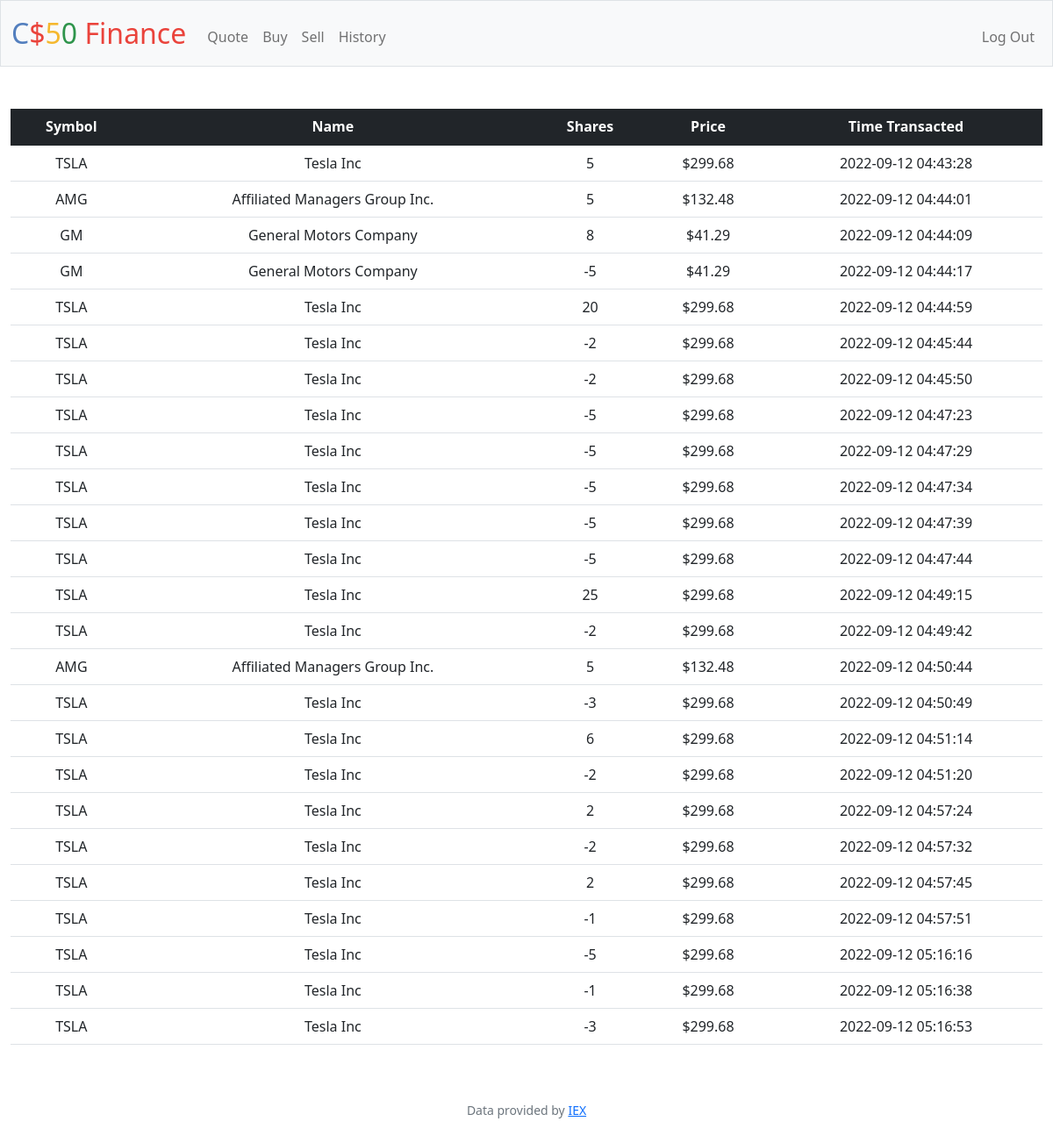
Screenshot of /history (signed in) with the database file from the repository.
### tables this page shows
CREATE TABLE transactions ( id INTEGER PRIMARY KEY AUTOINCREMENT, user_id INTEGER NOT NULL, name TEXT NOT NULL, shares INTEGER NOT NULL, price NUMERIC NOT NULL, type TEXT NOT NULL, symbol TEXT NOT NULL, time TIMESTAMP DEFAULT CURRENT_TIMESTAMP, FOREIGN KEY(user_id) REFERENCES users(id) );

### app.py (the view)
@app.route("/history")
@login_required
def history():
    history = db.execute("SELECT symbol, name, shares, price, time FROM transactions WHERE user_id = ?", session["user_id"])
    print(history)
    return render_template("history.html", history=history, usd_function=usd)

### app.py (called while the page is built)
@app.after_request
def after_request(response):
    response.headers["Cache-Control"] = "no-cache, no-store, must-revalidate"
    response.headers["Expires"] = 0
    response.headers["Pragma"] = "no-cache"
    return response

### helpers.py (called while the page is built)
def login_required(f):
    @wraps(f)
    def decorated_function(*args, **kwargs):
        if session.get("user_id") is None:
            return redirect("/login")
        return f(*args, **kwargs)
    return decorated_function

def usd(value):
    return f"${value:,.2f}"

### templates/history.html (shortened to what this page needs)
{% extends "layout.html" %}
{% block main %}
    <table class="table">
        <thead class="table-dark">
          <tr>
            <th>Symbol</th>
            <th>Name</th>
            <th>Shares</th>
            <th>Price</th>
            <th>Time Transacted</th>
          </tr>
        </thead>
        <tbody>
          {% for trade in history %}
            <tr>
                <td> {{ trade["symbol"] }} </td>
                <td> {{ trade["name"] }} </td>
                <td> {{ trade["shares"] }} </td>
                <td> {{ usd_function(trade["price"]) }} </td>
                <td> {{ trade["time"] }} </td>
            </tr>
          {% endfor %}
        </tbody>
      </table>
{% endblock %}

### templates/layout.html (shortened to what this page needs)
<!DOCTYPE html>
<html lang="en">
    <head>
        <link href="https://cdn.jsdelivr.net/npm/bootstrap@5.1.3/dist/css/bootstrap.min.css" rel="stylesheet">
        <link href="/static/styles.css" rel="stylesheet">
    </head>
    <body>
        <nav class="bg-light border navbar navbar-expand-md navbar-light">
            <div class="container-fluid">
                <a class="navbar-brand" href="/"><span class="blue">C</span><span class="red">$</span><span class="yellow">5</span><span class="green">0</span> <span class="red">Finance</span></a>
                <div class="collapse navbar-collapse" id="navbar">
                    {% if session["user_id"] %}
                        <ul class="navbar-nav me-auto mt-2">
                            <li class="nav-item"><a class="nav-link" href="/quote">Quote</a></li>
                            <li class="nav-item"><a class="nav-link" href="/buy">Buy</a></li>
                            <li class="nav-item"><a class="nav-link" href="/sell">Sell</a></li>
                            <li class="nav-item"><a class="nav-link" href="/history">History</a></li>
                        </ul>
                        <ul class="navbar-nav ms-auto mt-2">
                            <li class="nav-item"><a class="nav-link" href="/logout">Log Out</a></li>
                        </ul>
                    {% else %}
                        <ul class="navbar-nav ms-auto mt-2">
                            <li class="nav-item"><a class="nav-link" href="/register">Register</a></li>
                            <li class="nav-item"><a class="nav-link" href="/login">Log In</a></li>
                        </ul>
                    {% endif %}
                </div>
            </div>
        </nav>
        <main class="container-fluid py-5 text-center">
            {% block main %}{% endblock %}
        </main>
        <footer class="mb-5 small text-center text-muted">
            Data provided by <a href="https://iexcloud.io/">IEX</a>
        </footer>
    </body>
</html>

### static/styles.css (style rules this page uses)
nav .navbar-brand { font-size: xx-large; }
nav .navbar-brand .blue { color: #537fbe; }
nav .navbar-brand .red { color: #ea433b; }
nav .navbar-brand .yellow { color: #f5b82e; }
nav .navbar-brand .green { color: #2e944b; }

### rows the page displays
transactions: symbol "TSLA", name "Tesla Inc", shares "5", price "$299.68", time "2022-09-12 04:43:28"
transactions: symbol "AMG", name "Affiliated Managers Group Inc.", shares "5", price "$132.48", time "2022-09-12 04:44:01"
transactions: symbol "GM", name "General Motors Company", shares "8", price "$41.29", time "2022-09-12 04:44:09"
transactions: symbol "GM", name "General Motors Company", shares "-5", price "$41.29", time "2022-09-12 04:44:17"
transactions: symbol "TSLA", name "Tesla Inc", shares "20", price "$299.68", time "2022-09-12 04:44:59"
transactions: symbol "TSLA", name "Tesla Inc", shares "-2", price "$299.68", time "2022-09-12 04:45:44"
transactions: symbol "TSLA", name "Tesla Inc", shares "-2", price "$299.68", time "2022-09-12 04:45:50"
transactions: symbol "TSLA", name "Tesla Inc", shares "-5", price "$299.68", time "2022-09-12 04:47:23"
transactions: symbol "TSLA", name "Tesla Inc", shares "-5", price "$299.68", time "2022-09-12 04:47:29"
transactions: symbol "TSLA", name "Tesla Inc", shares "-5", price "$299.68", time "2022-09-12 04:47:34"
transactions: symbol "TSLA", name "Tesla Inc", shares "-5", price "$299.68", time "2022-09-12 04:47:39"
transactions: symbol "TSLA", name "Tesla Inc", shares "-5", price "$299.68", time "2022-09-12 04:47:44"
transactions: symbol "TSLA", name "Tesla Inc", shares "25", price "$299.68", time "2022-09-12 04:49:15"
transactions: symbol "TSLA", name "Tesla Inc", shares "-2", price "$299.68", time "2022-09-12 04:49:42"
transactions: symbol "AMG", name "Affiliated Managers Group Inc.", shares "5", price "$132.48", time "2022-09-12 04:50:44"
transactions: symbol "TSLA", name "Tesla Inc", shares "-3", price "$299.68", time "2022-09-12 04:50:49"
transactions: symbol "TSLA", name "Tesla Inc", shares "6", price "$299.68", time "2022-09-12 04:51:14"
transactions: symbol "TSLA", name "Tesla Inc", shares "-2", price "$299.68", time "2022-09-12 04:51:20"
transactions: symbol "TSLA", name "Tesla Inc", shares "2", price "$299.68", time "2022-09-12 04:57:24"
transactions: symbol "TSLA", name "Tesla Inc", shares "-2", price "$299.68", time "2022-09-12 04:57:32"
transactions: symbol "TSLA", name "Tesla Inc", shares "2", price "$299.68", time "2022-09-12 04:57:45"
transactions: symbol "TSLA", name "Tesla Inc", shares "-1", price "$299.68", time "2022-09-12 04:57:51"
transactions: symbol "TSLA", name "Tesla Inc", shares "-5", price "$299.68", time "2022-09-12 05:16:16"
transactions: symbol "TSLA", name "Tesla Inc", shares "-1", price "$299.68", time "2022-09-12 05:16:38"
transactions: symbol "TSLA", name "Tesla Inc", shares "-3", price "$299.68", time "2022-09-12 05:16:53"
